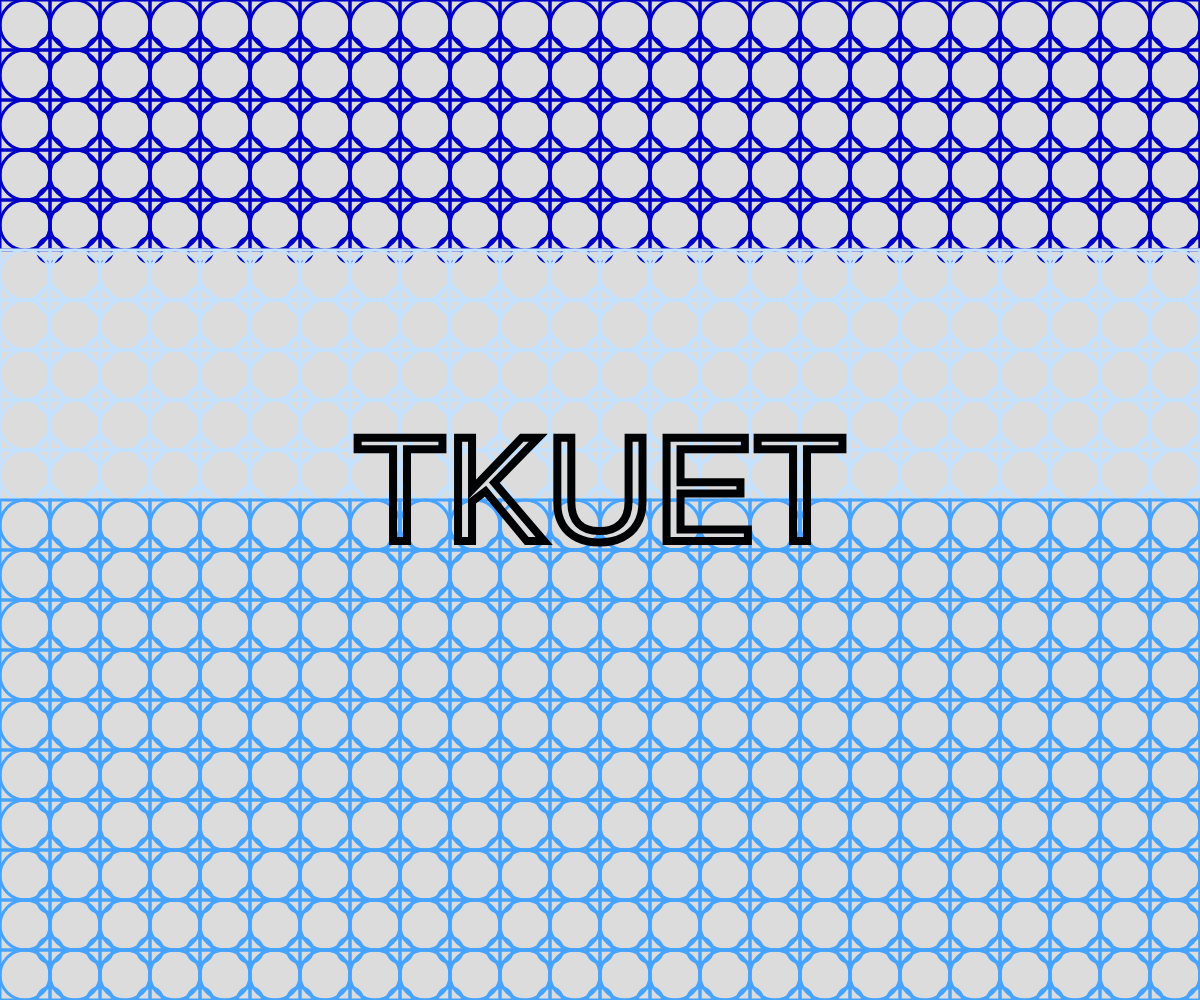
Frame 1 (no input)
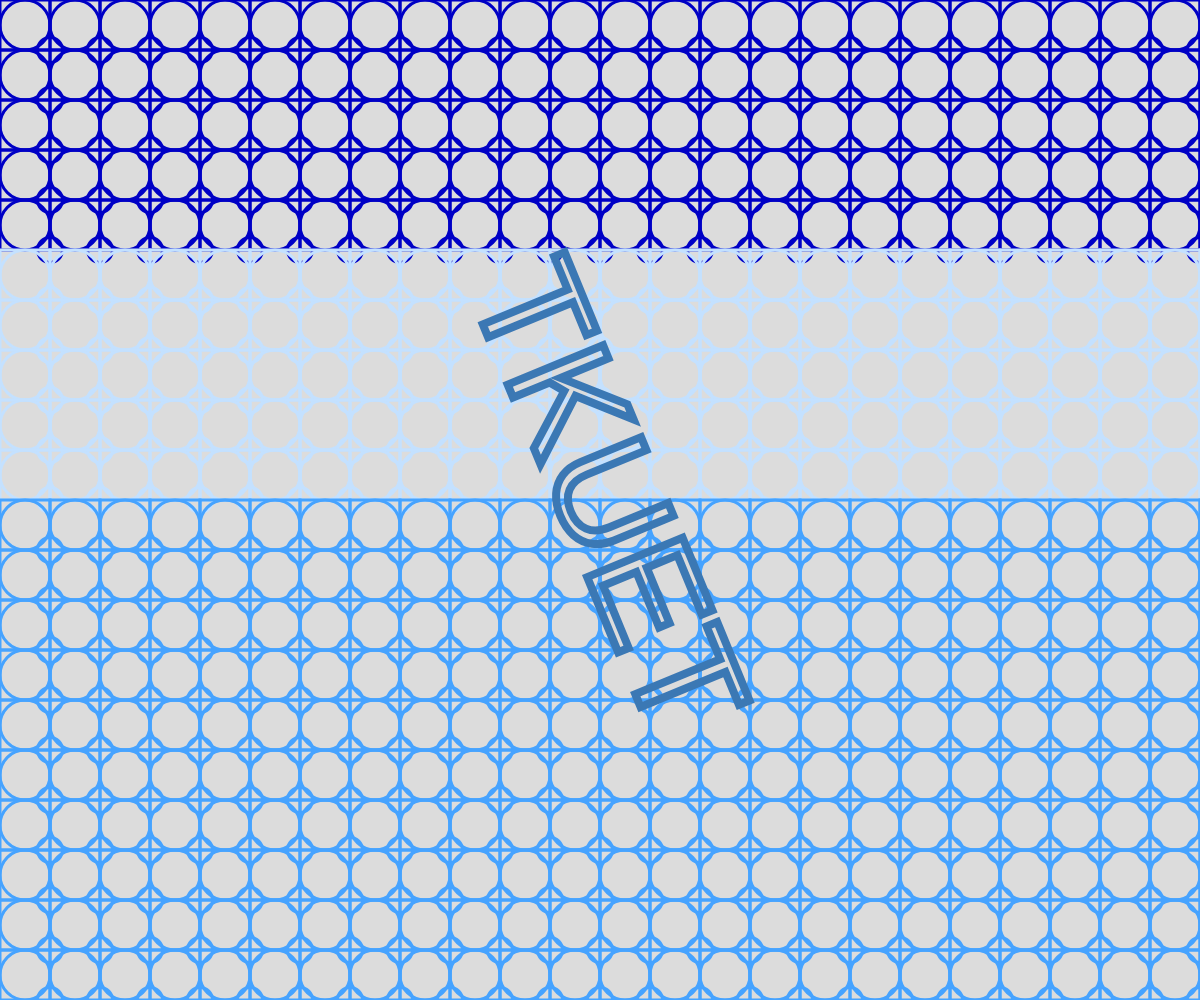
Frame 60 (no input)
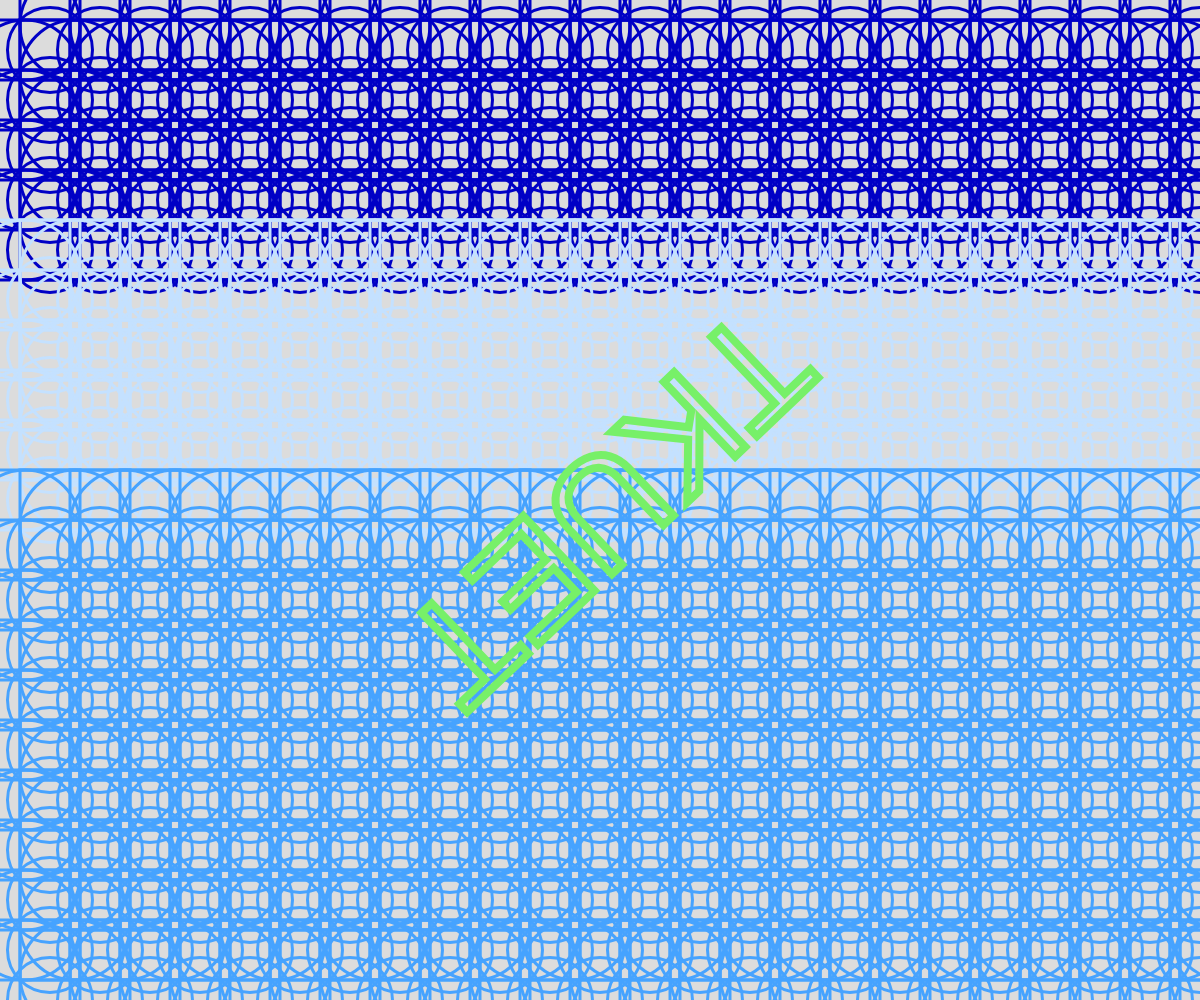
Frame 120 (the mouse pressed at the canvas centre since frame 60)

The p5.js sketch that drew these frames (run headless with seeded random() and noise() and a simulated clock; from frame 60 on, the mouse is pressed at the canvas centre):

// p5.js sketch
// ── sketch.js
let angle = 0;
let r = 255, g = 0, b = 0;

function setup() {
  createCanvas(windowWidth, windowHeight);
  background("#00AEAE");
}

function draw() {
  background(220);
  rectMode(CENTER);
  noFill();
  stroke("#00FFFF");
  strokeWeight(3);

  let rect_width = 50 + mouseX / 10;
  let bc_width = 50 + mouseX / 10;
  let sc_width = 25 + mouseX / 10;

  for (let j = 0; j < 20; j++) {
    for (let i = 0; i < 40; i++) {

      if (j < 5) {
        stroke("#0000C6");
      } else if (j < 10) {
        stroke("#C4E1FF");
      } else {
        stroke("#46A3FF");
      }
      
      ellipse(25 + 50 * i, 25 + 50 * j, bc_width);
      rect(25 + 50 * i, 25 + 50 * j, rect_width);
      ellipse(50 + 50 * i, 50 + 50 * j, sc_width);
    }
  }

  // 更新 RGB 顏色值
  r = (r + 1) % 256;
  g = (g + 2) % 256;
  b = (b + 3) % 256;

  // 設定文字顏色為中空且外框變色
  noFill();
  stroke(r, g, b);
  strokeWeight(8);

  textSize(150);
  textAlign(CENTER, CENTER);
  
  push();
  translate(width / 2, height / 2);
  rotate(angle);
  text('TKUET', 0, 0);
  pop();

  // 增加旋轉角度
  angle += 0.02;
}
